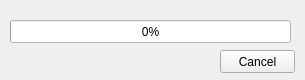
<?xml version="1.0" encoding="UTF-8"?>
<ui version="4.0">
 <class>Form</class>
 <widget class="QWidget" name="Form">
  <property name="geometry">
   <rect>
    <x>0</x>
    <y>0</y>
    <width>305</width>
    <height>80</height>
   </rect>
  </property>
  <property name="windowTitle">
   <string>Wait few seconds...</string>
  </property>
  <widget class="QProgressBar" name="progressBar">
   <property name="geometry">
    <rect>
     <x>10</x>
     <y>20</y>
     <width>281</width>
     <height>23</height>
    </rect>
   </property>
   <property name="palette">
    <palette>
     <active>
      <colorrole role="WindowText">
       <brush brushstyle="SolidPattern">
        <color alpha="255">
         <red>0</red>
         <green>0</green>
         <blue>0</blue>
        </color>
       </brush>
      </colorrole>
      <colorrole role="Button">
       <brush brushstyle="SolidPattern">
        <color alpha="255">
         <red>0</red>
         <green>255</green>
         <blue>0</blue>
        </color>
       </brush>
      </colorrole>
      <colorrole role="Light">
       <brush brushstyle="SolidPattern">
        <color alpha="255">
         <red>127</red>
         <green>255</green>
         <blue>127</blue>
        </color>
       </brush>
      </colorrole>
      <colorrole role="Midlight">
       <brush brushstyle="SolidPattern">
        <color alpha="255">
         <red>63</red>
         <green>255</green>
         <blue>63</blue>
        </color>
       </brush>
      </colorrole>
      <colorrole role="Dark">
       <brush brushstyle="SolidPattern">
        <color alpha="255">
         <red>0</red>
         <green>127</green>
         <blue>0</blue>
        </color>
       </brush>
      </colorrole>
      <colorrole role="Mid">
       <brush brushstyle="SolidPattern">
        <color alpha="255">
         <red>0</red>
         <green>170</green>
         <blue>0</blue>
        </color>
       </brush>
      </colorrole>
      <colorrole role="Text">
       <brush brushstyle="SolidPattern">
        <color alpha="255">
         <red>0</red>
         <green>0</green>
         <blue>0</blue>
        </color>
       </brush>
      </colorrole>
      <colorrole role="BrightText">
       <brush brushstyle="SolidPattern">
        <color alpha="255">
         <red>0</red>
         <green>0</green>
         <blue>0</blue>
        </color>
       </brush>
      </colorrole>
      <colorrole role="ButtonText">
       <brush brushstyle="SolidPattern">
        <color alpha="255">
         <red>0</red>
         <green>0</green>
         <blue>0</blue>
        </color>
       </brush>
      </colorrole>
      <colorrole role="Base">
       <brush brushstyle="SolidPattern">
        <color alpha="255">
         <red>255</red>
         <green>255</green>
         <blue>255</blue>
        </color>
       </brush>
      </colorrole>
      <colorrole role="Window">
       <brush brushstyle="SolidPattern">
        <color alpha="255">
         <red>255</red>
         <green>255</green>
         <blue>255</blue>
        </color>
       </brush>
      </colorrole>
      <colorrole role="Shadow">
       <brush brushstyle="SolidPattern">
        <color alpha="255">
         <red>0</red>
         <green>0</green>
         <blue>0</blue>
        </color>
       </brush>
      </colorrole>
      <colorrole role="HighlightedText">
       <brush brushstyle="SolidPattern">
        <color alpha="255">
         <red>0</red>
         <green>0</green>
         <blue>0</blue>
        </color>
       </brush>
      </colorrole>
      <colorrole role="AlternateBase">
       <brush brushstyle="SolidPattern">
        <color alpha="255">
         <red>127</red>
         <green>255</green>
         <blue>127</blue>
        </color>
       </brush>
      </colorrole>
      <colorrole role="ToolTipBase">
       <brush brushstyle="SolidPattern">
        <color alpha="255">
         <red>255</red>
         <green>255</green>
         <blue>220</blue>
        </color>
       </brush>
      </colorrole>
      <colorrole role="ToolTipText">
       <brush brushstyle="SolidPattern">
        <color alpha="255">
         <red>0</red>
         <green>0</green>
         <blue>0</blue>
        </color>
       </brush>
      </colorrole>
     </active>
     <inactive>
      <colorrole role="WindowText">
       <brush brushstyle="SolidPattern">
        <color alpha="255">
         <red>0</red>
         <green>0</green>
         <blue>0</blue>
        </color>
       </brush>
      </colorrole>
      <colorrole role="Button">
       <brush brushstyle="SolidPattern">
        <color alpha="255">
         <red>0</red>
         <green>255</green>
         <blue>0</blue>
        </color>
       </brush>
      </colorrole>
      <colorrole role="Light">
       <brush brushstyle="SolidPattern">
        <color alpha="255">
         <red>127</red>
         <green>255</green>
         <blue>127</blue>
        </color>
       </brush>
      </colorrole>
      <colorrole role="Midlight">
       <brush brushstyle="SolidPattern">
        <color alpha="255">
         <red>63</red>
         <green>255</green>
         <blue>63</blue>
        </color>
       </brush>
      </colorrole>
      <colorrole role="Dark">
       <brush brushstyle="SolidPattern">
        <color alpha="255">
         <red>0</red>
         <green>127</green>
         <blue>0</blue>
        </color>
       </brush>
      </colorrole>
      <colorrole role="Mid">
       <brush brushstyle="SolidPattern">
        <color alpha="255">
         <red>0</red>
         <green>170</green>
         <blue>0</blue>
        </color>
       </brush>
      </colorrole>
      <colorrole role="Text">
       <brush brushstyle="SolidPattern">
        <color alpha="255">
         <red>0</red>
         <green>0</green>
         <blue>0</blue>
        </color>
       </brush>
      </colorrole>
      <colorrole role="BrightText">
       <brush brushstyle="SolidPattern">
        <color alpha="255">
         <red>0</red>
         <green>0</green>
         <blue>0</blue>
        </color>
       </brush>
      </colorrole>
      <colorrole role="ButtonText">
       <brush brushstyle="SolidPattern">
        <color alpha="255">
         <red>0</red>
         <green>0</green>
         <blue>0</blue>
        </color>
       </brush>
      </colorrole>
      <colorrole role="Base">
       <brush brushstyle="SolidPattern">
        <color alpha="255">
         <red>255</red>
         <green>255</green>
         <blue>255</blue>
        </color>
       </brush>
      </colorrole>
      <colorrole role="Window">
       <brush brushstyle="SolidPattern">
        <color alpha="255">
         <red>255</red>
         <green>255</green>
         <blue>255</blue>
        </color>
       </brush>
      </colorrole>
      <colorrole role="Shadow">
       <brush brushstyle="SolidPattern">
        <color alpha="255">
         <red>0</red>
         <green>0</green>
         <blue>0</blue>
        </color>
       </brush>
      </colorrole>
      <colorrole role="HighlightedText">
       <brush brushstyle="SolidPattern">
        <color alpha="255">
         <red>0</red>
         <green>0</green>
         <blue>0</blue>
        </color>
       </brush>
      </colorrole>
      <colorrole role="AlternateBase">
       <brush brushstyle="SolidPattern">
        <color alpha="255">
         <red>127</red>
         <green>255</green>
         <blue>127</blue>
        </color>
       </brush>
      </colorrole>
      <colorrole role="ToolTipBase">
       <brush brushstyle="SolidPattern">
        <color alpha="255">
         <red>255</red>
         <green>255</green>
         <blue>220</blue>
        </color>
       </brush>
      </colorrole>
      <colorrole role="ToolTipText">
       <brush brushstyle="SolidPattern">
        <color alpha="255">
         <red>0</red>
         <green>0</green>
         <blue>0</blue>
        </color>
       </brush>
      </colorrole>
     </inactive>
     <disabled>
      <colorrole role="WindowText">
       <brush brushstyle="SolidPattern">
        <color alpha="255">
         <red>0</red>
         <green>127</green>
         <blue>0</blue>
        </color>
       </brush>
      </colorrole>
      <colorrole role="Button">
       <brush brushstyle="SolidPattern">
        <color alpha="255">
         <red>0</red>
         <green>255</green>
         <blue>0</blue>
        </color>
       </brush>
      </colorrole>
      <colorrole role="Light">
       <brush brushstyle="SolidPattern">
        <color alpha="255">
         <red>127</red>
         <green>255</green>
         <blue>127</blue>
        </color>
       </brush>
      </colorrole>
      <colorrole role="Midlight">
       <brush brushstyle="SolidPattern">
        <color alpha="255">
         <red>63</red>
         <green>255</green>
         <blue>63</blue>
        </color>
       </brush>
      </colorrole>
      <colorrole role="Dark">
       <brush brushstyle="SolidPattern">
        <color alpha="255">
         <red>0</red>
         <green>127</green>
         <blue>0</blue>
        </color>
       </brush>
      </colorrole>
      <colorrole role="Mid">
       <brush brushstyle="SolidPattern">
        <color alpha="255">
         <red>0</red>
         <green>170</green>
         <blue>0</blue>
        </color>
       </brush>
      </colorrole>
      <colorrole role="Text">
       <brush brushstyle="SolidPattern">
        <color alpha="255">
         <red>0</red>
         <green>127</green>
         <blue>0</blue>
        </color>
       </brush>
      </colorrole>
      <colorrole role="BrightText">
       <brush brushstyle="SolidPattern">
        <color alpha="255">
         <red>0</red>
         <green>0</green>
         <blue>0</blue>
        </color>
       </brush>
      </colorrole>
      <colorrole role="ButtonText">
       <brush brushstyle="SolidPattern">
        <color alpha="255">
         <red>0</red>
         <green>127</green>
         <blue>0</blue>
        </color>
       </brush>
      </colorrole>
      <colorrole role="Base">
       <brush brushstyle="SolidPattern">
        <color alpha="255">
         <red>255</red>
         <green>255</green>
         <blue>255</blue>
        </color>
       </brush>
      </colorrole>
      <colorrole role="Window">
       <brush brushstyle="SolidPattern">
        <color alpha="255">
         <red>255</red>
         <green>255</green>
         <blue>255</blue>
        </color>
       </brush>
      </colorrole>
      <colorrole role="Shadow">
       <brush brushstyle="SolidPattern">
        <color alpha="255">
         <red>0</red>
         <green>0</green>
         <blue>0</blue>
        </color>
       </brush>
      </colorrole>
      <colorrole role="HighlightedText">
       <brush brushstyle="SolidPattern">
        <color alpha="255">
         <red>0</red>
         <green>0</green>
         <blue>0</blue>
        </color>
       </brush>
      </colorrole>
      <colorrole role="AlternateBase">
       <brush brushstyle="SolidPattern">
        <color alpha="255">
         <red>0</red>
         <green>255</green>
         <blue>0</blue>
        </color>
       </brush>
      </colorrole>
      <colorrole role="ToolTipBase">
       <brush brushstyle="SolidPattern">
        <color alpha="255">
         <red>255</red>
         <green>255</green>
         <blue>220</blue>
        </color>
       </brush>
      </colorrole>
      <colorrole role="ToolTipText">
       <brush brushstyle="SolidPattern">
        <color alpha="255">
         <red>0</red>
         <green>0</green>
         <blue>0</blue>
        </color>
       </brush>
      </colorrole>
     </disabled>
    </palette>
   </property>
   <property name="value">
    <number>0</number>
   </property>
   <property name="alignment">
    <set>Qt::AlignCenter</set>
   </property>
  </widget>
  <widget class="QPushButton" name="pushButton">
   <property name="geometry">
    <rect>
     <x>220</x>
     <y>50</y>
     <width>75</width>
     <height>23</height>
    </rect>
   </property>
   <property name="text">
    <string>Cancel</string>
   </property>
  </widget>
 </widget>
 <resources/>
 <connections/>
</ui>
